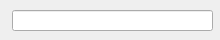
<?xml version="1.0" encoding="UTF-8"?>
<ui version="4.0">
 <class>Form_Cmdline</class>
 <widget class="QWidget" name="Form_Cmdline">
  <property name="geometry">
   <rect>
    <x>0</x>
    <y>0</y>
    <width>220</width>
    <height>40</height>
   </rect>
  </property>
  <property name="windowTitle">
   <string>Form</string>
  </property>
  <widget class="QLineEdit" name="lineEdit">
   <property name="geometry">
    <rect>
     <x>12</x>
     <y>10</y>
     <width>201</width>
     <height>21</height>
    </rect>
   </property>
  </widget>
 </widget>
 <resources/>
 <connections/>
</ui>
